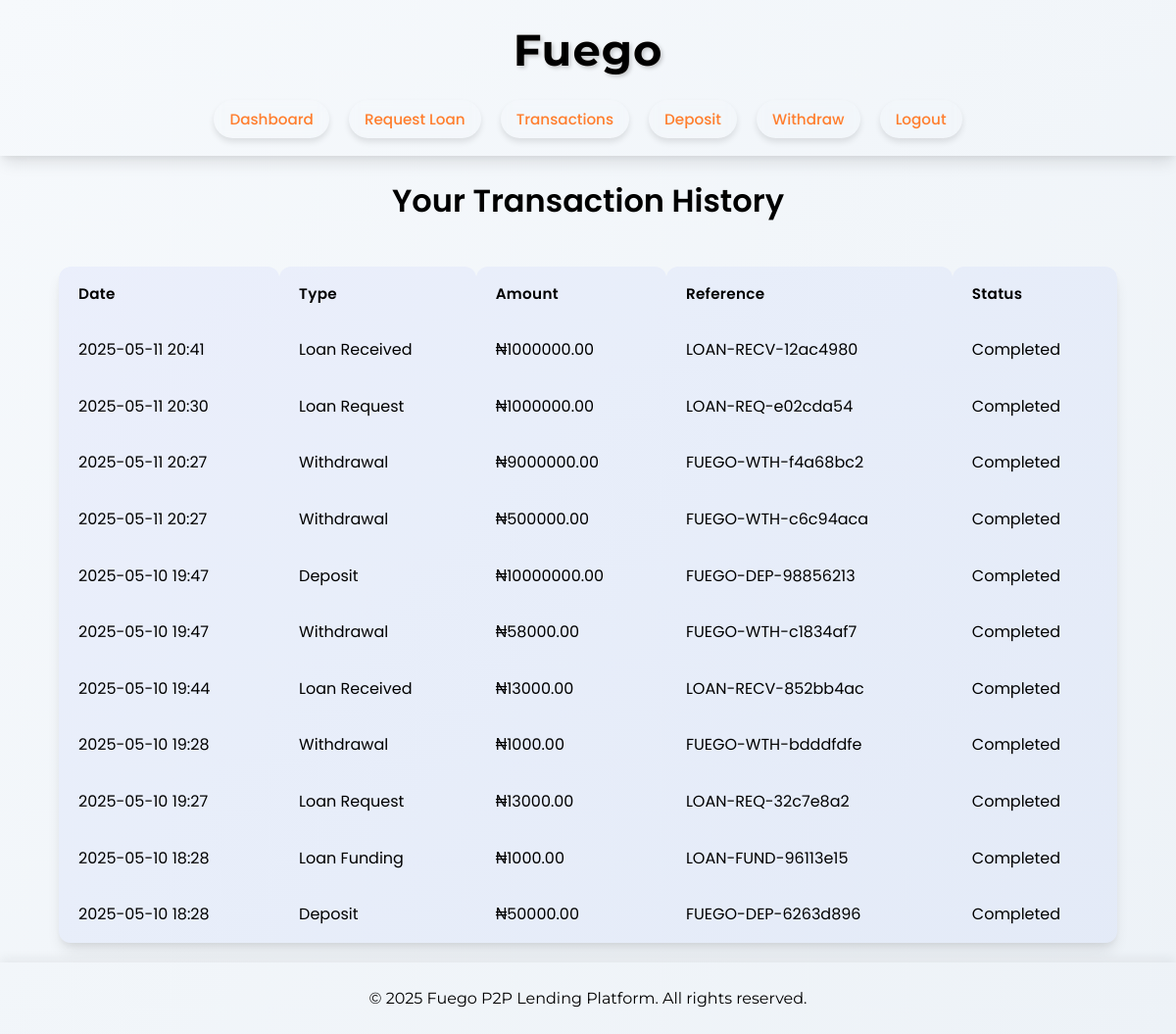
The app's page /transactions (signed in) with its own data.
### app.py (models this page shows)
class Transaction(db.Model):
    id = db.Column(db.Integer, primary_key=True)
    amount = db.Column(db.Float, nullable=False)
    transaction_type = db.Column(db.String(50), nullable=False)  # deposit, withdrawal, loan_request, loan_funding, repayment
    reference = db.Column(db.String(100), unique=True)
    user_id = db.Column(db.Integer, db.ForeignKey('user.id'), nullable=False)
    loan_id = db.Column(db.Integer, db.ForeignKey('loan.id'), nullable=True)
    created_at = db.Column(db.DateTime, default=datetime.utcnow)
    status = db.Column(db.String(20), default='pending')  # pending, completed, failed

### app.py (the view)
    @app.route('/transactions')
    def transactions():
        if 'user_id' not in session:
            flash('Please log in to access this page', 'danger')
            return redirect(url_for('login'))
        user_transactions = Transaction.query.filter_by(user_id=session['user_id']).order_by(Transaction.created_at.desc()).all()
        return render_template('transactions.html', transactions=user_transactions)

### templates/transactions.html
{% extends 'base.html' %}
{% block content %}
<div class="transactions">
    <h2>Your Transaction History</h2>
    {% if transactions %}
    <div class="transaction-list">
        <table>
            <thead>
                <tr>
                    <th>Date</th>
                    <th>Type</th>
                    <th>Amount</th>
                    <th>Reference</th>
                    <th>Status</th>
                </tr>
            </thead>
            <tbody>
                {% for transaction in transactions %}
                <tr>
                    <td>{{ transaction.created_at.strftime('%Y-%m-%d %H:%M') }}</td>
                    <td>{{ transaction.transaction_type.replace('_', ' ').title() }}</td>
                    <td>₦{{ "%.2f"|format(transaction.amount) }}</td>
                    <td>{{ transaction.reference }}</td>
                    <td>{{ transaction.status.title() }}</td>
                </tr>
                {% endfor %}
            </tbody>
        </table>
    </div>
    {% else %}
    <p>You don't have any transactions yet.</p>
    {% endif %}
</div>
{% endblock %}

### static/styles.css (style rules this page uses)
* { margin: 0; padding: 0; box-sizing: border-box; }
* { --primary: #ff7e2e; --shadow: 0 10px 15px -3px rgba(0, 0, 0, 0.1), 0 4px 6px -2px rgba(0, 0, 0, 0.05); --transition: all 0.3s ease; }
body { font-family: 'Poppins', sans-serif; color: var(--text-dark); line-height: 1.6; background: linear-gradient(135deg, #f6f9fc 0%, #edf2f7 100%); min-height: 100vh; display: flex; flex-direction: column; }
.transactions h2 { color: var(--text-dark); margin-bottom: 2rem; text-align: center; font-size: 2rem; font-weight: 600; position: relative; padding-bottom: 10px; }
.transactions h2::after { content: ""; position: absolute; bottom: 0; left: 50%; transform: translateX(-50%); width: 80px; height: 4px; background: linear-gradient(to right, var(--secondary), var(--accent)); border-radius: 2px; }
.transaction-list { overflow-x: auto; background-color: var(--bg-light); border-radius: 12px; box-shadow: var(--shadow); margin-top: 2rem; }
table { width: 100%; border-collapse: collapse; }
table th, table td { padding: 16px 20px; text-align: left; }
table th { background: linear-gradient(135deg, var(--secondary) 0%, var(--accent) 100%); color: var(--text-light); font-weight: 600; position: sticky; top: 0; font-size: 0.95rem; letter-spacing: 0.3px; }
table th { border-top-left-radius: 12px; }
table th { border-top-right-radius: 12px; }
table tr { border-bottom: 1px solid #edf2f7; transition: var(--transition); }
table tr { border-bottom: none; }
table tr { background-color: rgba(46, 85, 255, 0.05); }

### records on screen
Transaction: amount "1000000.00"
Transaction: amount "1000000.00"
Transaction: amount "9000000.00"
Transaction: amount "500000.00"
Transaction: amount "10000000.00"
Transaction: amount "58000.00"
Transaction: amount "13000.00"
Transaction: amount "1000.00"
Transaction: amount "13000.00"
Transaction: amount "1000.00"
Transaction: amount "50000.00"
